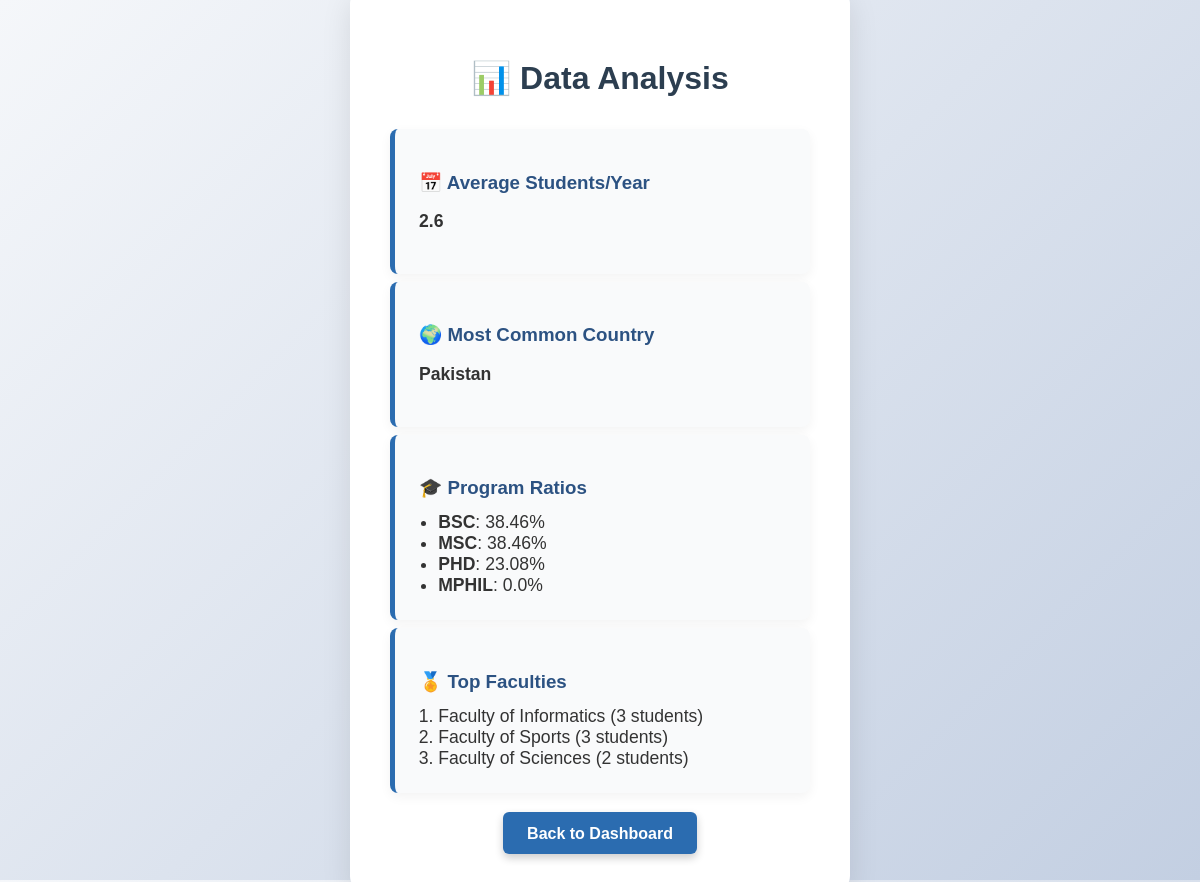
The page /data_analysis (signed in) on the database its author committed.
### utils/models.py (models this page shows, shortened)
class StudentModel(db.Model):
    __tablename__ = "students"
    id = db.Column(db.Integer, primary_key=True)
    name = db.Column(db.String(120), nullable=False)
    code = db.Column(db.String(32), nullable=False, unique=True, index=True)
    country = db.Column(db.String(80), nullable=False)
    year = db.Column(db.Integer, nullable=False)
    program = db.Column(db.String(16), nullable=False)
    subject = db.Column(db.String(120), nullable=False)

### app.py (the view, shortened to what this page needs)
@app.route("/data_analysis")
def data_analysis():
    if not session.get("logged_in"):
        return redirect(url_for("login"))
    rows = StudentModel.query.with_entities(
        StudentModel.country, StudentModel.program, StudentModel.subject, StudentModel.year
    ).all()
    countries = [r.country for r in rows]
    programs  = [r.program for r in rows]
    subjects  = [r.subject for r in rows]
    years     = [int(r.year) for r in rows if r.year is not None]
    total = len(rows)
    avg_per_year = round(total / len(set(years)), 2) if years else 0
    common_country = Counter(countries).most_common(1)[0][0] if countries else "N/A"
    prog_counts = Counter(programs)
    program_ratios = {
        p: round((prog_counts.get(p, 0) / total) * 100, 2)
        for p in ["BSC", "MSC", "PHD", "MPHIL"]
    }
    top_faculties = Counter(subjects).most_common(3)
    return render_template(
        "data_analysis.html",
        avg_per_year=avg_per_year,
        common_country=common_country,
        program_ratios=program_ratios,
        top_faculties=top_faculties
    )

### templates/data_analysis.html (shortened to what this page needs)
 {% extends "base.html" %}
{% block content %}
<div class="login-container">
    <h1>📊 Data Analysis</h1>
    <div class="analysis-section">
        <div class="analysis-card">
            <h3>📅 Average Students/Year</h3>
            <p><strong>{{ avg_per_year }}</strong></p>
        </div>
        <div class="analysis-card">
            <h3>🌍 Most Common Country</h3>
            <p><strong>{{ common_country }}</strong></p>
        </div>
        <div class="analysis-card">
            <h3>🎓 Program Ratios</h3>
            <ul>
                {% for program, percent in program_ratios.items() %}
                    <li><strong>{{ program }}</strong>: {{ percent }}%</li>
                {% endfor %}
            </ul>
        </div>
        <div class="analysis-card">
            <h3>🏅 Top Faculties</h3>
            <ol>
                {% for faculty, count in top_faculties %}
                    <li>{{ faculty }} ({{ count }} students)</li>
                {% endfor %}
            </ol>
        </div>
    </div>
    <div style="text-align:center; margin-top: 2rem;">
    <a href="{{ url_for('dashboard') }}"
       style="background-color: #2b6cb0;
              color: white;
              padding: 0.8rem 1.5rem;
              font-weight: bold;
              font-size: 1rem;
              border-radius: 6px;
              text-decoration: none;
              box-shadow: 0 4px 8px rgba(0, 0, 0, 0.2);
              transition: transform 0.25s ease;">
       Back to Dashboard
    </a>
</div>
</div>
{% endblock %}

### static/css/style.css (style rules this page uses)
body { font-family: 'Arial', sans-serif; background: linear-gradient(135deg, #f5f7fa 0%, #c3cfe2 100%); display: flex; justify-content: center; align-items: center; height: 100vh; margin: 0; }
.login-container { background: white; padding: 2.5rem; border-radius: 15px; box-shadow: 0 10px 30px rgba(0, 0, 0, 0.1); width: 100%; max-width: 420px; text-align: center; animation: fadeIn 0.6s ease-out; }
h1 { color: #2c3e50; margin-bottom: 2rem; font-size: 2rem; font-weight: 600; }

### templates/data_analysis.html (style rules this page uses)
body { padding-top: 40px; padding-bottom: 40px; }
.login-container { padding-top: 3rem; padding-bottom: 3rem; }
.analysis-section { display: grid; grid-template-columns: repeat(auto-fit, minmax(300px, 1fr)); gap: 0.5rem; margin-top: 2rem; width: 100%; }
.analysis-card { background: #f9fafb; border-left: 5px solid #2b6cb0; padding: 1.5rem; border-radius: 8px; box-shadow: 0 4px 12px rgba(0,0,0,0.05); text-align: left; transition: transform 0.2s ease; }
.analysis-card h3 { color: #2c5282; margin-bottom: 0.8rem; }
.analysis-card p, .analysis-card li { color: #333; font-size: 1.1rem; }
.analysis-card ul, .analysis-card ol { padding-left: 1.2rem; margin: 0; }

### rows shown on the page
StudentModel: country "Pakistan", subject "Faculty of Informatics", count "3"
StudentModel: subject "Faculty of Sports", count "3"
StudentModel: subject "Faculty of Sciences", count "2"

### other values the page prints
{{ avg_per_year }} "2.6"
{{ program }} "BSC" "MSC" "PHD" "MPHIL"
{{ percent }} "38.46" "38.46" "23.08" "0.0"
